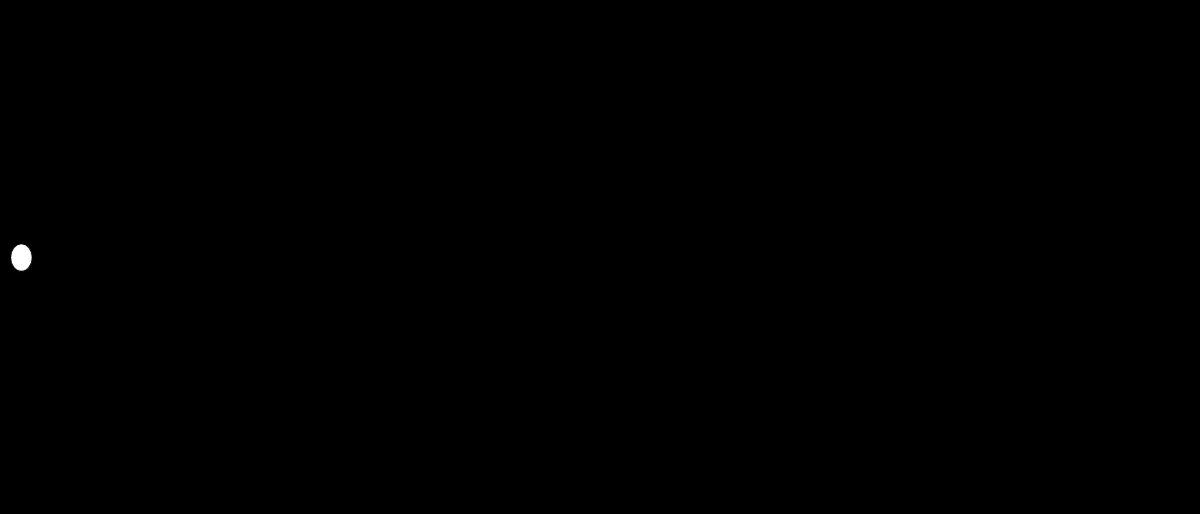
Frame 1 (no input)
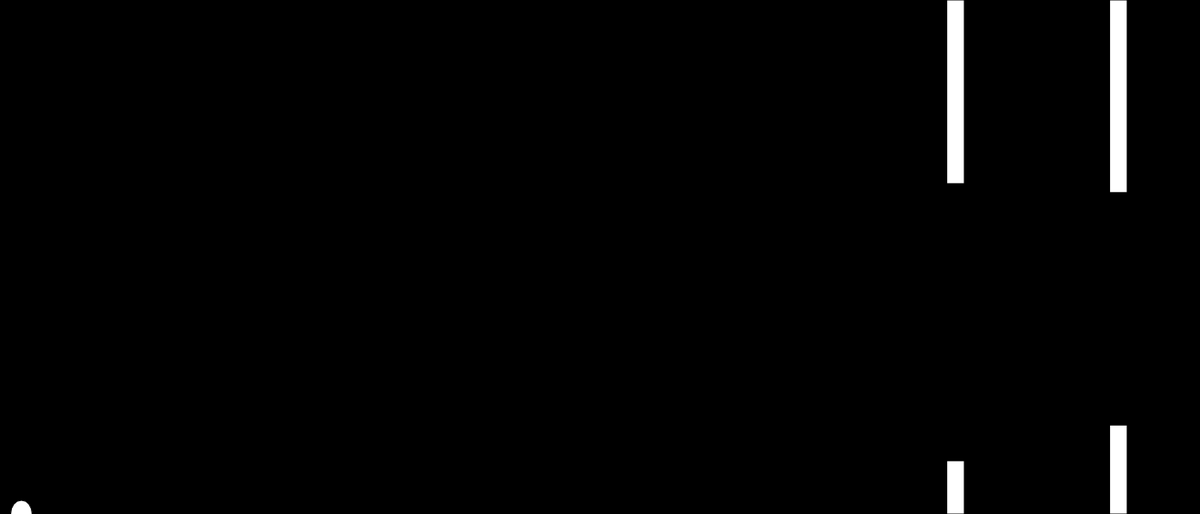
Frame 60 (no input)
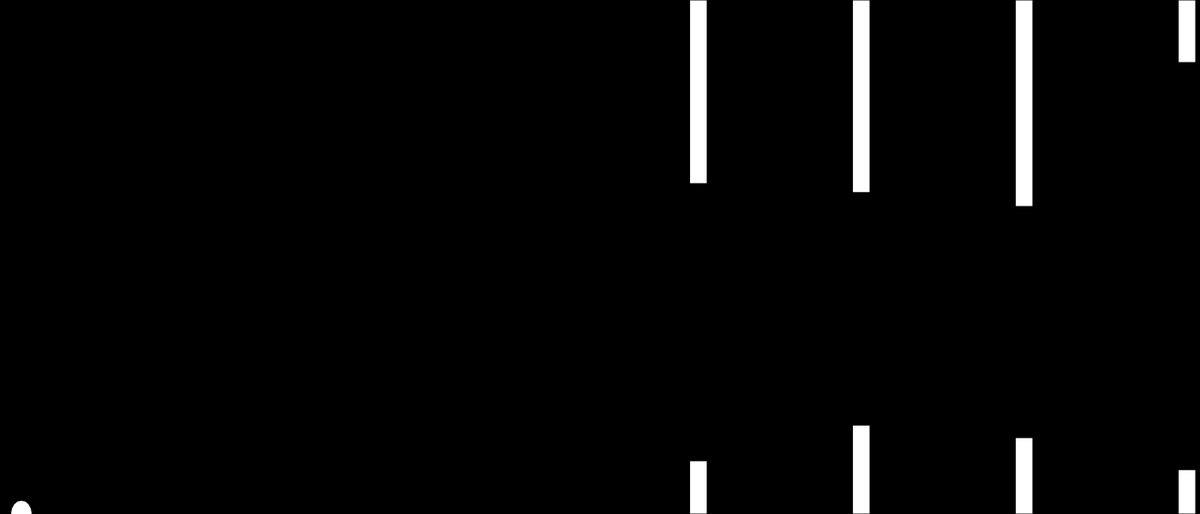
Frame 120 (the mouse pressed at the canvas centre since frame 60)

The p5.js sketch that drew these frames (run headless with seeded random() and noise() and a simulated clock; from frame 60 on, the mouse is pressed at the canvas centre):

// p5.js sketch
// ── sketch.js
var anda;
var pipes=[];

function setup() {
	createCanvas(1400,600);
	anda = new Anda();
	pipes.push(new Pipe());
}

function draw() {

  background(0);

  for (var i=pipes.length-1; i>=0; i--) {
  	pipes[i].show();
  	pipes[i].update();

  	if(pipes[i].hits(anda)) {
  		console.log("HIT!");
  	}

  	if (pipes[i].offscreen()) {
  		pipes.splice(i,1); //splice deletes an element from the array
  	}
  }

  anda.update();
  anda.show();

  if(frameCount%38==0) {
  	pipes.push(new Pipe());
  }
  
}

function keyPressed() {
	if (key==' ') {
		anda.up();
	}
}

//anda ATTRIBUTES HERE! 

function Anda() {
	this.y=height/2; //anda at the center of the window
	this.x=25; 

	this.gravity=0.7;
	this.lift=-17;
	this.velocity=0;

	this.show = function() { //drawing the anda
		fill(255);
		ellipse(this.x, this.y, 25, 32);
	}

	this.up=function() {
		this.velocity += this.lift;
	}	 

	this.update= function() {
		this.velocity+=this.gravity;
		this.velocity*=0.9;
		this.y+=this.velocity;

		if(this.y>height) {
			this.y=height;
			this.velocity=0;
		}

		if(this.y<0) {
			this.y=0;
			this.velocity=0;
		}
	}
}

//PIPE ATTRIBUTES HERE
function Pipe() {
	this.top=random(height/2);
	this.bottom=random(height/2);
	this.x=width;
	this.w=20;
	this.speed=5;

	this.highlights=false;

	this.hits=function(anda) {
		if(anda.y<this.top || anda.y>height-this.bottom) {
			if(anda.x>this.x && anda.x<this.x+this.w) {
				this.highlight=true;
				return true;
			}	
		}
		return false;
	}

	this.show=function() {
		fill(255);
		if(this.highlight) {
			fill(255,0,0);
		}
		rect(this.x, 0, this.w, this.top);
		rect(this.x, height-this.bottom, this.w, this.bottom);
	}

	this.update=function() {
		this.x-=this.speed;
	}

	this.offscreen=function() {
		if(this.x<-this.w) {
			return true;
		} else {
			return false;
		}
	}
}
